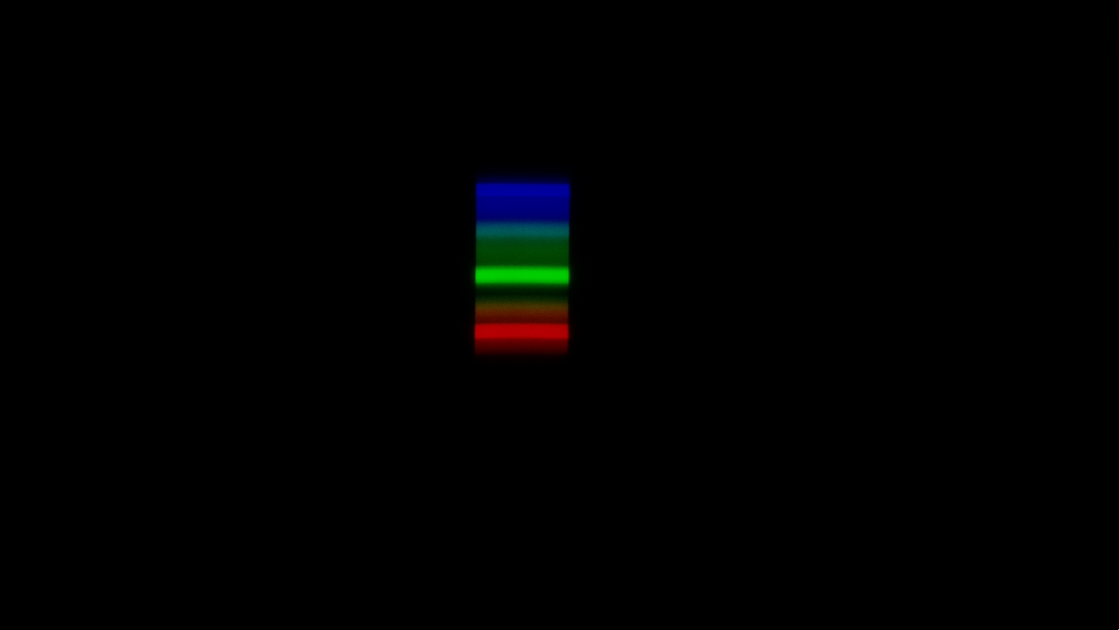
#> input picture data/rtut.png, 2238 x 1259 px, found by its file name (shown at 1/2 size)
$ python func.py
#> lines starting #> are read from the running program, lines starting #| are printed output that depends on the picture
### lightfunction.py
import numpy as np
import matplotlib.pyplot as plt
import imageio
from scipy import ndimage
from cycler import cycler


# Где спектр на снимке 2560x1440: строки — вдоль спектра (синий сверху),
# столбцы — поперёк. Координаты подобраны для установки, на которой сняты
# примеры данных; для своих снимков их нужно проверить и при необходимости поправить.
ROWS = slice(370-60, 690+60)
COLS = slice(960-60, 1130+60)
BACKGROUND_COLS = slice(1130, 1350)

# Камера стоит чуть повёрнутой относительно щели, и линии спектра на снимке
# наклонены. Поворачиваем участок со спектром обратно на этот угол, градусы.
ANGLE = 0


def straighten(photo):
    top, bottom = ROWS.start+60 , ROWS.stop-60
    left, right = COLS.start+60, COLS.stop-60
    photo = photo[:, :, 0:3].astype(float)
    # поворот вокруг центра участка, то есть вокруг середины спектра
    photo[top:bottom, left:right] = ndimage.rotate(photo[top:bottom, left:right], ANGLE, reshape=False, order=1)
    return photo


def readIntensity(photoName, plotName, lamp, surface):
#> called with photoName = 'rtut.png', plotName = 'mercury2.png', lamp = 'ртутная лампа', surface = 'белый лист'
    photo = straighten(imageio.imread(photoName))
#> in straighten, `top, bottom = ROWS.start+60 , ROWS.stop-60`: top = 370; bottom = 690
    background = photo[ROWS, COLS, 0:3].swapaxes(0, 1)
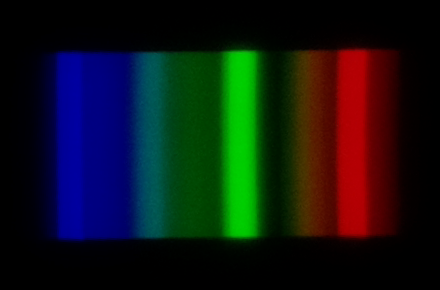
#> background: shape (290, 440, 3) float64; mean R, G, B 16.6, 22.6, 21.1

    cut = photo[ROWS, COLS, 0:3].swapaxes(0, 1)
    rgb = np.mean(cut, axis=(0))
#> rgb = 440 rows, first 8: [0, 0, 0], [0, 0, 0], [0, 0, 0], [0, 0, 0], [0, 0, 0], [0, 0, 0], [0, 0, 0], [0, 0, 0]
    luma = 0.2989 * rgb[:, 0] + 0.5866 * rgb[:, 1] + 0.1144 * rgb[:, 2]
#> luma = 440 values, max 79.04 at index 240, min 0 at index 0, mean 20.65

    plt.rc('axes', prop_cycle=(cycler('color', ['r', 'g', 'b'])))

    fig = plt.figure(figsize=(10, 5), dpi=200)

    plt.title('Интенсивность отражённого излучения\n' + '{} / {}'.format(lamp, surface))
    plt.xlabel('Относительный номер пикселя')
    plt.ylabel('Яркость')

    plt.plot(rgb, label=['r', 'g', 'b'], linewidth=2)
    plt.plot(luma, 'w', label='I', linewidth=2)
    plt.legend()

    # фон — сам снимок спектра; яркость растянута только для наглядности, на данные не влияет
    background = background.astype(float)
    background = (background / max(background.max(), 1)) ** 0.6
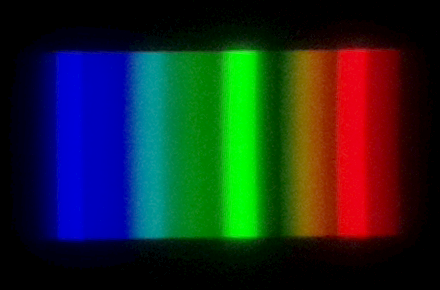
#> background: shape (290, 440, 3) float64; mean R, G, B 0.114, 0.161, 0.149
    plt.imshow(background, origin='lower', aspect='auto', extent=[0, len(luma), 0, 1.15 * max(rgb.max(), 1)])

    plt.savefig(plotName)
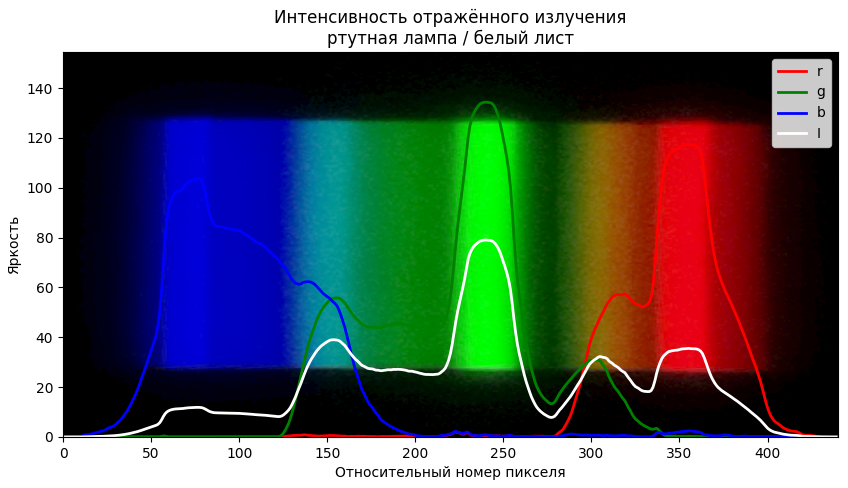
#> figure drawn by matplotlib, 1 panel

    return luma

### func.py
import numpy as np
import matplotlib.pyplot as plt
import lightfunction as light

mercury = light.readIntensity( "rtut.png",   "mercury2.png", "ртутная лампа", "белый лист")
#> mercury has the same summary as luma in readIntensity
from scipy.signal import find_peaks

$ run again, with data/red.png copied over data/rtut.png
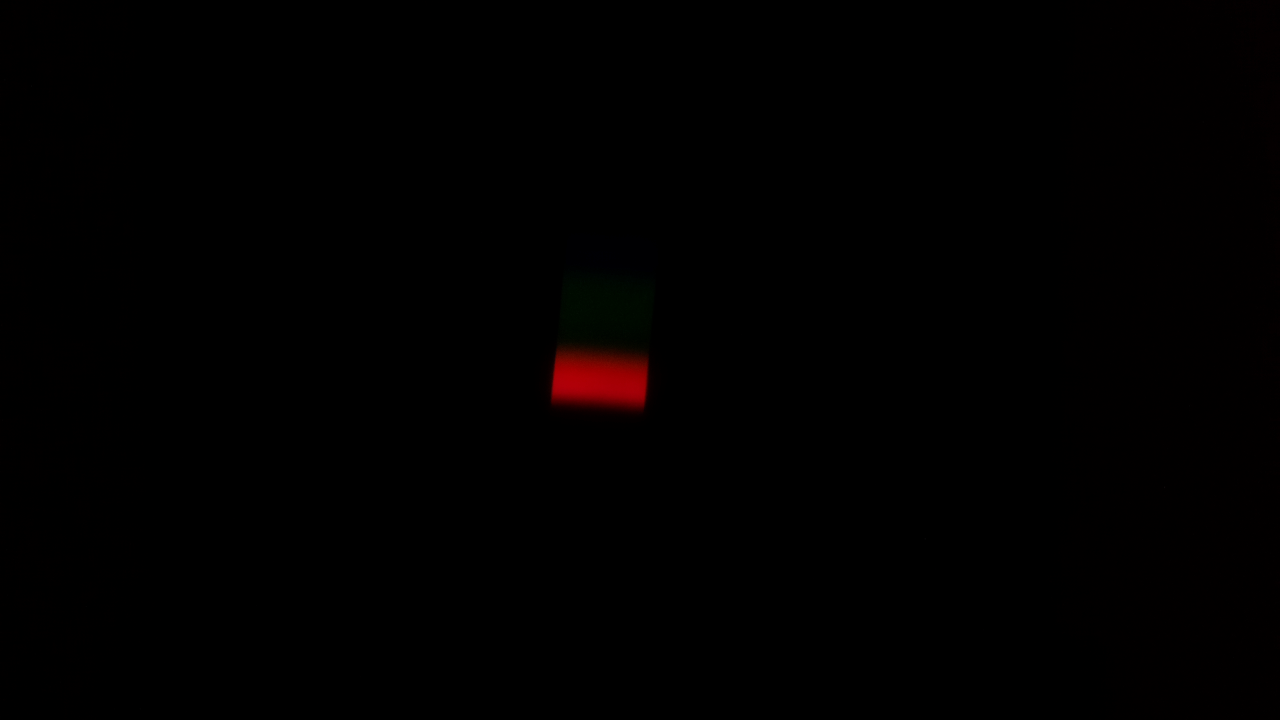
#> input picture data/red.png, 2560 x 1440 px, found by its file name (shown at 1/2 size)
#> top = 370; bottom = 690
#> in readIntensity, `background = photo[ROWS, COLS, 0:3].swapaxes(0, 1)`:
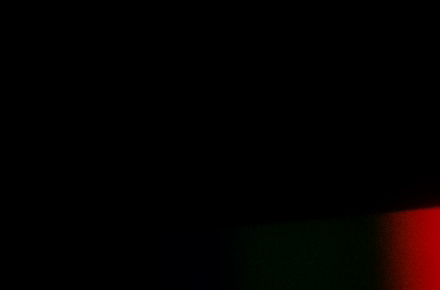
#> background: shape (290, 440, 3) float64; mean R, G, B 4.1, 0.9, 0.2
#> rgb = 440 rows, first 8: [0, 0, 0], [0, 0, 0], [0, 0, 0], [0, 0, 0], [0, 0, 0], [0, 0, 0], [0, 0, 0], [0, 0, 0]
#> luma = 440 values, max 14.83 at index 439, min 0 at index 0, mean 1.75
#> in readIntensity, `plt.savefig(plotName)`:
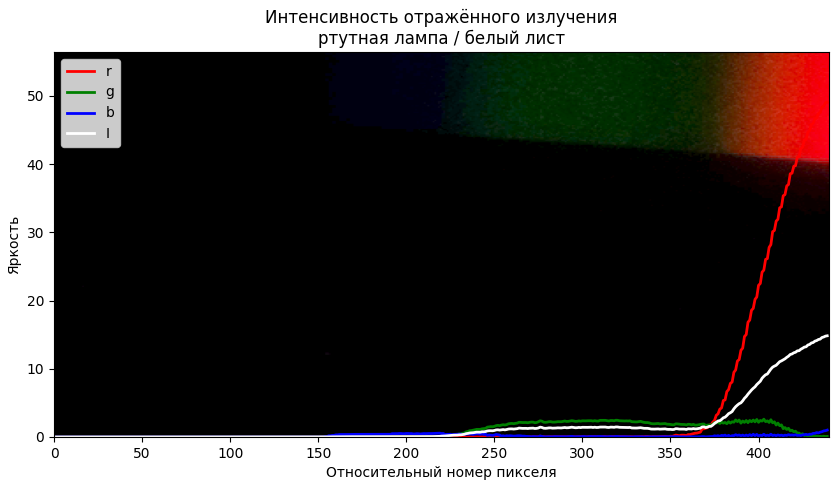
#> figure drawn by matplotlib, 1 panel
#> mercury has the same summary as luma in readIntensity
